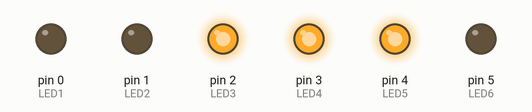
Recording of a sketch running on a simulated Arduino Uno, built with avr-gcc and run on an emulated ATmega328P. Shown: output pins drawn as LEDs (lit = HIGH).

Above: at 0.2 s.
At 1.7 s:
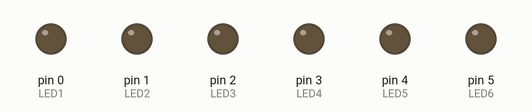
Timing chart, 0 to 3.0 s (numbered marks = the images above):
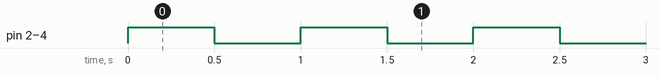

The sketch:

attiny13.ino
```cpp
#define LED1 0  //pin PWM diody led
#define LED2 1  //pin PWM diody led
#define LED3 2  //pin PWM diody led
#define LED4 3  //pin PWM diody led
#define LED5 4  //pin PWM diody led
#define LED6 5  //pin PWM diody led

void setup(){
  pinMode(LED1,OUTPUT); //pin jako wyjscie
  pinMode(LED2,OUTPUT); //pin jako wyjscie
  pinMode(LED3,OUTPUT); //pin jako wyjscie
  pinMode(LED4,OUTPUT); //pin jako wyjscie
  pinMode(LED5,OUTPUT); //pin jako wyjscie
  pinMode(LED6,OUTPUT); //pin jako wyjscie

}

void loop() {


digitalWrite(LED3,HIGH);
digitalWrite(LED4,HIGH);
digitalWrite(LED5,HIGH);
delay(500);
digitalWrite(LED3,LOW);
digitalWrite(LED4,LOW);
digitalWrite(LED5,LOW);
delay(500);
digitalWrite(LED3,HIGH);
digitalWrite(LED4,HIGH);
digitalWrite(LED5,HIGH);
delay(500);
digitalWrite(LED3,LOW);
digitalWrite(LED4,LOW);
digitalWrite(LED5,LOW);
delay(500);
digitalWrite(LED3,HIGH);
digitalWrite(LED4,HIGH);
digitalWrite(LED5,HIGH);
delay(500);
digitalWrite(LED3,LOW);
digitalWrite(LED4,LOW);
digitalWrite(LED5,LOW);
delay(500);
digitalWrite(LED3,HIGH);
digitalWrite(LED4,HIGH);
digitalWrite(LED5,HIGH);
delay(500);
digitalWrite(LED3,LOW);
digitalWrite(LED4,LOW);
digitalWrite(LED5,LOW);
delay(500);
digitalWrite(LED3,HIGH);
digitalWrite(LED4,HIGH);
digitalWrite(LED5,HIGH);
delay(500);
digitalWrite(LED3,LOW);
digitalWrite(LED4,LOW);
digitalWrite(LED5,LOW);
delay(500);
digitalWrite(LED3,HIGH);
digitalWrite(LED4,HIGH);
digitalWrite(LED5,HIGH);
delay(500);
digitalWrite(LED3,LOW);
digitalWrite(LED4,LOW);
digitalWrite(LED5,LOW);
delay(500);
}
```

Measured:
- by itself, pin 2 (LED3), pin 3 (LED4), pin 4 (LED5): alternates HIGH for 0.50 s and LOW for 0.50 s
